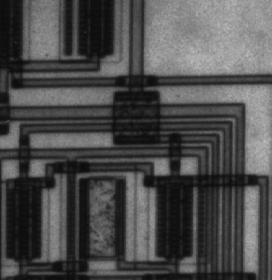
#> input picture image_processing_labs/lab5/circuit.tif, 272 x 280 px
$ jupyter execute Lab_Edge_Detection_STD.ipynb   (shell and % lines are left out)
#> lines starting #> are read from the running program, lines starting #| are printed output that depends on the picture; long printed decimals are rounded
### image_processing_labs/lab5/commonfunctions.py


import skimage.io as io
import matplotlib.pyplot as plt
import numpy as np
from skimage.exposure import histogram
from matplotlib.pyplot import bar
from skimage.color import rgb2gray,rgb2hsv

# Convolution:
from scipy.signal import convolve2d
from scipy import fftpack

import math

from skimage.util import random_noise
from skimage.filters import median,gaussian
from skimage.feature import canny


# Edges
from skimage.filters import sobel_h, sobel, sobel_v,roberts, prewitt

# Show the figures / plots inside the notebook
def show_images(images,titles=None):
    #This function is used to show image(s) with titles by sending an array of images and an array of associated titles.
    # images[0] will be drawn with the title titles[0] if exists
    # You aren't required to understand this function, use it as-is.
    n_ims = len(images)
    if titles is None: titles = ['(%d)' % i for i in range(1,n_ims + 1)]
    fig = plt.figure()
    n = 1
    for image,title in zip(images,titles):
        a = fig.add_subplot(1,n_ims,n)
        if image.ndim == 2:
            plt.gray()
        plt.imshow(image)
        a.set_title(title)
        n += 1
    fig.set_size_inches(np.array(fig.get_size_inches()) * n_ims)
    plt.show()


# [6 lines left out: function showHist, not called in this run]

### image_processing_labs/lab5/Lab_Edge_Detection_STD.ipynb
# Lab 4 - part2

### Edge Detection

https://github.com/scikit-image/scikit-image/blob/master/skimage/filters/edges.py

http://scikit-image.org/docs/0.11.x/auto_examples/plot_edge_filter.html

http://scikit-image.org/docs/dev/auto_examples/edges/plot_canny.html

[cell 1]
from commonfunctions import *
from skimage import feature
from scipy import ndimage, misc
from skimage import filters
from scipy.signal import convolve2d

import cv2

[cell 2]
'''
1. Built-in Sobel, Prewill, Roberts, Canny
2. Custom Sobel (V-H-Both)
3. Custom LoG
'''

[cell 3]
# 1. Built-in Sobel, Prewill, Roberts, Canny

# img = rgb2gray(io.imread('circuit.tif'))
img = io.imread('circuit.tif')
#> img is the input picture: shape (280, 272); min 12, max 191, mean 76.3
sobel_img = sobel(img)
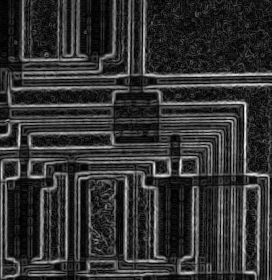
#> sobel_img: shape (280, 272) float64; min 0, max 0.225, mean 0.0447; drawn with min black and max white
sobel_img_v = sobel_v(img)
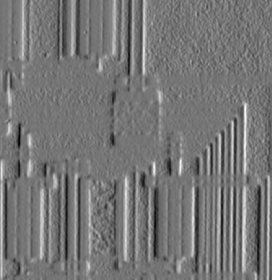
#> sobel_img_v: shape (280, 272) float64; min -0.272, max 0.318, mean 0.00226; drawn with min black and max white
sobel_img_h = sobel_h(img)
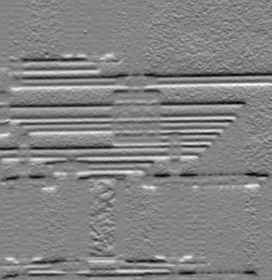
#> sobel_img_h: shape (280, 272) float64; min -0.287, max 0.268, mean -0.00183; drawn with min black and max white
prewitt_img = prewitt(img)
roberts_img = roberts(img)
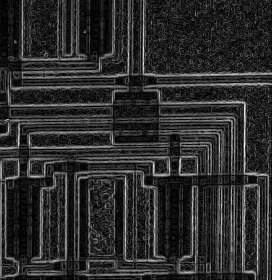
#> roberts_img: shape (280, 272) float64; min 0, max 0.208, mean 0.0363; drawn with min black and max white
canny_img = canny(img)
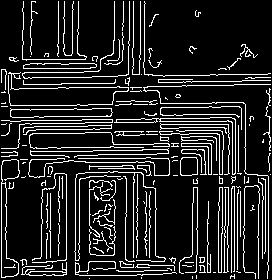
#> canny_img: shape (280, 272) bool; 14% white in thin lines or dots

show_images([img, sobel_img, sobel_img_v, sobel_img_h, prewitt_img, roberts_img,  canny_img], [
            'original', 'sobel', 'sobel_v', 'sobel_h', 'prewitt', 'roberts', 'canny'])
#> in show_images, `n_ims = len(images)`: n_ims = 7
#> the loop in show_images, `for image,title in zip(images,titles):` made 7 passes
#> title on passes 1 to 7: 'original', 'sobel', 'sobel_v', 'sobel_h', 'prewitt', 'roberts', 'canny'
#> after the loop in show_images, `for image,title in zip(images,titles):`: n = 8

[cell 4]
# 2. Custom Sobel (V-H-Both)
hx = np.array([[1,0,-1],[2,0,-2],[1,0,-1]])
hy = np.array([[-1,-2,-1],[0,0,0],[1,2,1]])
imgx= convolve2d(img , hx)
imgy= convolve2d(img , hy)
imgf = np.sqrt(np.abs(imgx*2) + np.abs(imgy*2))
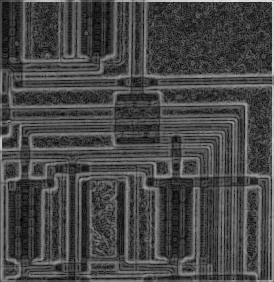
#> imgf: shape (282, 274) float64; min 0, max 41.9, mean 11.7; drawn with min black and max white
show_images([imgx,imgy,imgf] , ['img_x' , 'img_y','img_f'])
#> the loop in show_images (call 2), `for image,title in zip(images,titles):` made 3 passes

[cell 5]
# 3. Custom LoG
thres = 20
log1 = f4 = np.array([
    [-1, -1, -1],
    [-1, 8, -1],
    [-1, -1, -1]
])
log2 = np.array([[0, 1, 0], [1, -4, 1], [0, 1, 0]])
print(log1)
# custom_log_img = np.copy(img)
custom_log_img = io.imread('circuit.tif')
print(custom_log_img)
#> (printed output is left out)
g1 = gaussian(custom_log_img, sigma=1)
print(np.max(g1))
#| 0.702
print(np.min(g1))
#| 0.04983
# print(np.min(try1))
show_images([g1], ['dd'])
# imgx = convolve2d(g1, log1)
imgx = cv2.filter2D(g1, -1, log1)
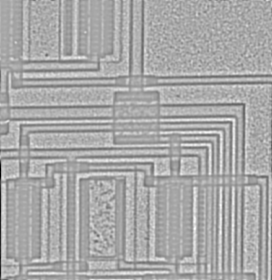
#> imgx: shape (280, 272) float64; min -0.503, max 0.254, mean -0.000388; drawn with min black and max white
imgx = np.abs(imgx)
# imgy = convolve2d(g1, log2)
imgy = cv2.filter2D(g1, -1, log2)
#> imgy: shape (280, 272) float64
imgy = np.abs(imgy)
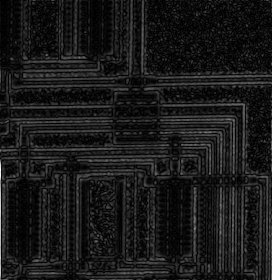
#> imgy: shape (280, 272) float64; min 2.29e-07, max 0.17, mean 0.017; drawn with min black and max white
# imgx=np.abs(imgx)
# print(imgx*255)
show_images([imgx, imgy], ['dd', 'gg'])
print(np.max(imgx))
#| 0.5026
print(np.min(imgx))
#| 9.007330680210757e-07
print(np.max(imgy))
#| 0.17
print(np.min(imgy))
#| 2.2934099894178495e-07

imgx[(imgx > 0.1)] = 1
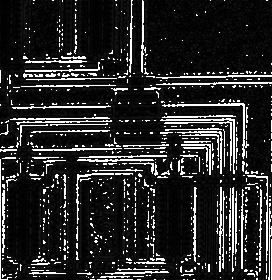
#> imgx: shape (280, 272) float64; min 9.01e-07, max 1, mean 0.162
imgx[(imgx < 0.1)] = 0
#> imgx: shape (280, 272) float64; values 0 (black) and 1 (white), 12.8% white in thin lines or dots
print(imgx)
#> (printed output is left out)
imgy[(imgy > 0.027)] = 1
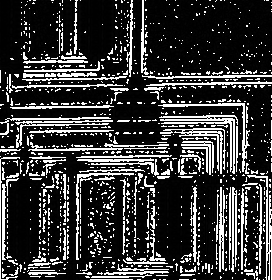
#> imgy: shape (280, 272) float64; min 2.29e-07, max 1, mean 0.22
imgy[(imgy < 0.027)] = 0
#> imgy: shape (280, 272) float64; values 0 (black) and 1 (white), 21.2% white in thin lines or dots
print(imgy)
#> (printed output is left out)


# print(imgx)
# ret, bw_img = cv2.threshold(imgy,0.7, 1, cv2.THRESH_BINARY)


show_images([img, imgx, imgy], ['Original_img',
            '8_neighbor_hood', '4_neighbor_hood'])
